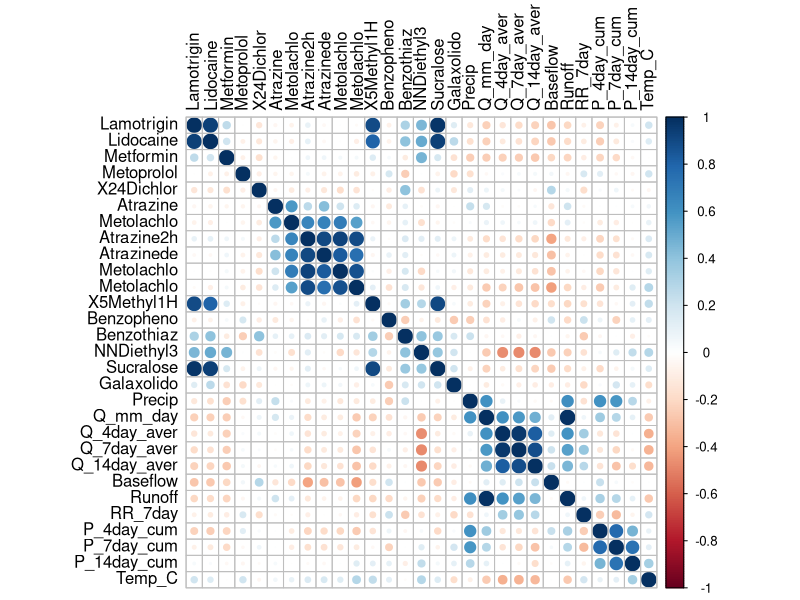
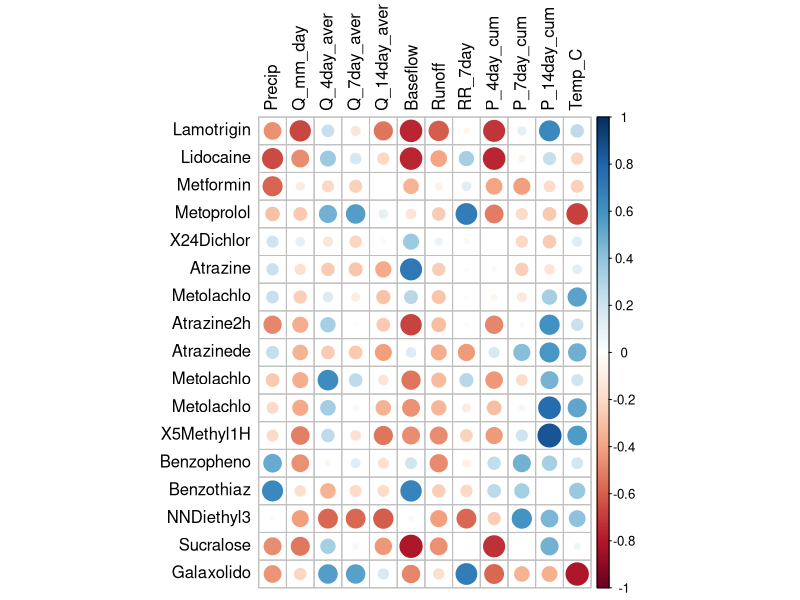
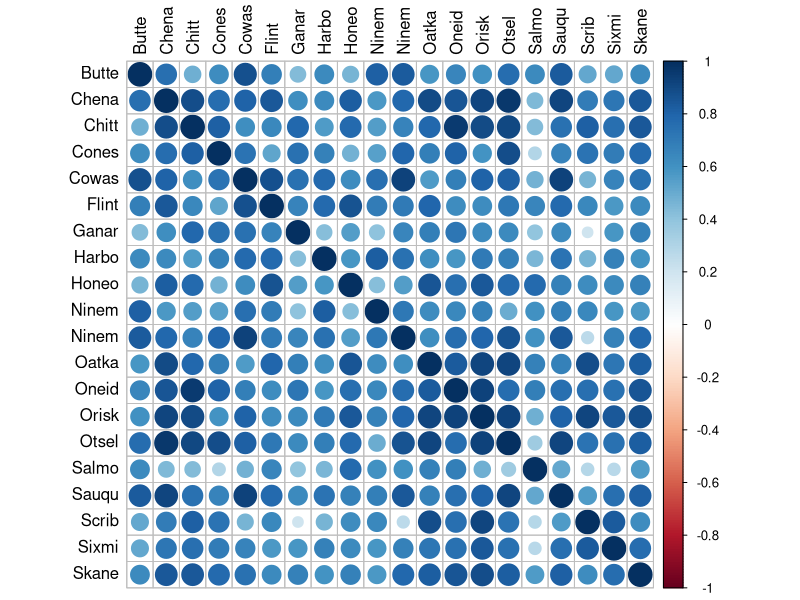
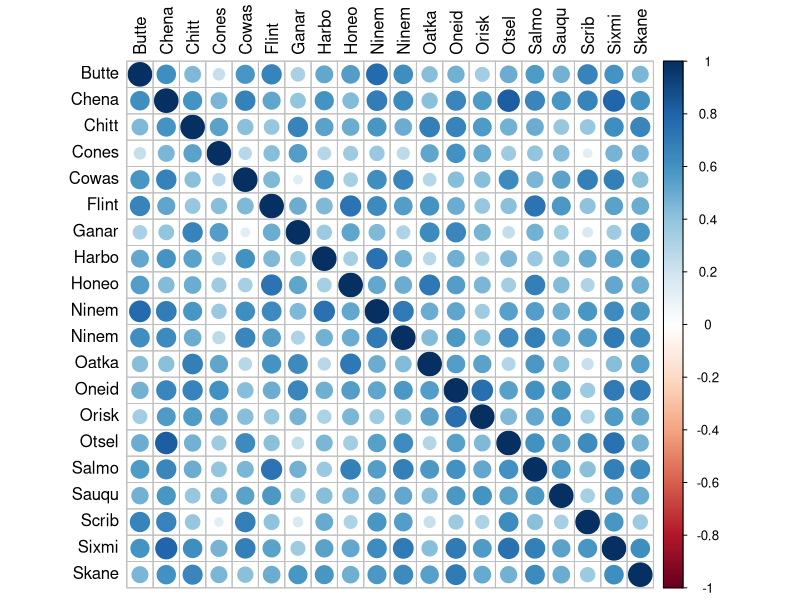

R code for these plots, in order:
#Ruta Basijokaite
#----------------
#This code analyzes correlation between detected compound concentrations and environmental conditions
#It also analyzes correlations among sites 
#----------------

#Loading libraries
library(corrplot)
library(Hmisc) 

#Uploading data
CEC_aver = read.csv(file="CEC_aver_dataset.csv",sep=",",header=T) 
Climate_var = read.csv(file="Climate_var.csv",sep=",",header=T)
CEC_use_info = read.csv(file="CEC_use_info_dataset.csv",sep=",",header=T) #info about CEC use, type and detection frequency

#Make sure that column names do not have extra symbols (after upload spaces become .)
colnames(CEC_use_info)
colnames(CEC_use_info)[3] = 'Det.Freq.'
colnames(CEC_use_info)

#-------------
###Preparing CEC data

#Have row names as sites - otherwise in corrplot labels will just be numbers; Remove dates
CEC_aver_comp = as.matrix(CEC_aver[,3:dim(CEC_aver)[2]])
#Keeping only 10 characters in CEC names as column names will be used as labels
colnames(CEC_aver_comp) = substring(colnames(CEC_aver_comp),1,10)

#-------------
### IDENTIFYING COMPOUNDS

#Finding compounds that have higher that 45% detection frequency to do further analysis

#Finding compounds that have detection frequency > 45 
Which_high = which(CEC_use_info$Det.Freq. > 45)
Which_comp_high = CEC_use_info$Name[Which_high]

#Concentrations of those compounds
Conc_high = CEC_aver_comp[,Which_high]

#---------------
###Correlations between environmental variables and compound concentrations 

#gives correlation between matrix itself and other variable (interested only in upper right quadrant)
rcor_vals_clim=rcorr(as.matrix(cbind(Conc_high,Climate_var[,3:14])))
corrplot(rcor_vals_clim$r,tl.col = 'black')
#Therefore, it is more convenient to use 'cor' function
cor_mat_clim=cor(Conc_high,Climate_var[,3:14],use="complete.obs")
corrplot(cor_mat_clim,tl.col = 'black')

#-----------------------------------------
#Could add correlation between sites (not samples) that come from 17 highest detected compounds

#First, fix site names
CEC_aver[37:38,1] = CEC_aver[39,1] #Fixing dual names for Ninemile creek Lakeland
CEC_aver[41:42,1] = CEC_aver[43,1] #Fixing dual names for Ninemile creek Marieta
CEC_aver[48:49,1] = CEC_aver[50,1] #Fixing misspelling in Oatka
CEC_aver[25:26,1] = CEC_aver[27,1] #Fixing misspelling in Ganargua

WS_names = as.character(unique(CEC_aver$Site))
Site_aver = matrix(NA, length(WS_names),dim(CEC_aver)[2]-2) # no need for dates
#colnames(Site_aver) = colnames(CEC_aver)
#Site_aver[,1] = WS_names #make sure this does not change matrix type to character
#calculating average concnetration of each compound
for (i in seq(from=1,to=length(WS_names))){
  rows = which(CEC_aver$Site == WS_names[i])
  Site_aver[i,] = as.numeric(lapply(CEC_aver[rows,-c(1,2)],mean,na.rm=T))
}
row.names(Site_aver) = substring(WS_names,1,5) #shorten site names as they will be used as labels for correlation plot

#Correlation between sites - using average compound concentrations - see how this changes, if NAs are counted as 0s
CEC_sites_trasf=t(Site_aver)
rcor_CEC_sites_spear=rcorr(as.matrix(CEC_sites_trasf),type = c("spearman"))
corrplot(rcor_CEC_sites_spear$r,tl.col = 'black')

#Try adding 0s and compare results
Site_aver_DF = Site_aver
Site_aver_DF[Site_aver_DF=="NaN"] = 0

CEC_sites_DF_trasf=t(Site_aver_DF)
rcor_CEC_sites_DF_spear=rcorr(as.matrix(CEC_sites_DF_trasf),type = c("spearman"))
corrplot(rcor_CEC_sites_DF_spear$r,tl.col = 'black')

#Big difference
